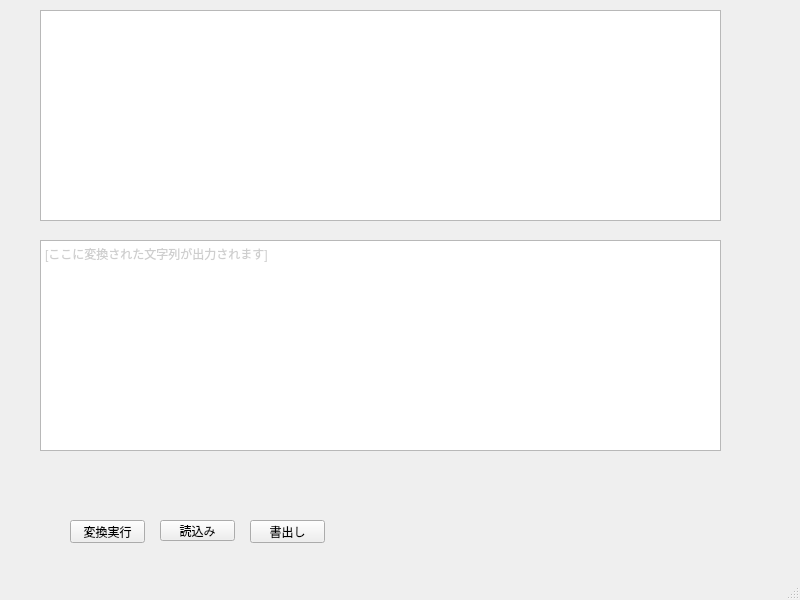
<?xml version="1.0" encoding="UTF-8"?>
<ui version="4.0">
 <class>MainWindow</class>
 <widget class="QMainWindow" name="MainWindow">
  <property name="geometry">
   <rect>
    <x>0</x>
    <y>0</y>
    <width>800</width>
    <height>600</height>
   </rect>
  </property>
  <property name="windowTitle">
   <string>MainWindow</string>
  </property>
  <widget class="QWidget" name="centralwidget">
   <widget class="QTextEdit" name="Textbox_red">
    <property name="geometry">
     <rect>
      <x>40</x>
      <y>10</y>
      <width>681</width>
      <height>211</height>
     </rect>
    </property>
    <property name="html">
     <string>&lt;!DOCTYPE HTML PUBLIC &quot;-//W3C//DTD HTML 4.0//EN&quot; &quot;http://www.w3.org/TR/REC-html40/strict.dtd&quot;&gt;
&lt;html&gt;&lt;head&gt;&lt;meta name=&quot;qrichtext&quot; content=&quot;1&quot; /&gt;&lt;style type=&quot;text/css&quot;&gt;
p, li { white-space: pre-wrap; }
&lt;/style&gt;&lt;/head&gt;&lt;body style=&quot; font-family:'MS UI Gothic'; font-size:9pt; font-weight:400; font-style:normal;&quot;&gt;
&lt;p style=&quot;-qt-paragraph-type:empty; margin-top:0px; margin-bottom:0px; margin-left:0px; margin-right:0px; -qt-block-indent:0; text-indent:0px;&quot;&gt;&lt;br /&gt;&lt;/p&gt;&lt;/body&gt;&lt;/html&gt;</string>
    </property>
   </widget>
   <widget class="QTextEdit" name="Textbox_send">
    <property name="geometry">
     <rect>
      <x>40</x>
      <y>240</y>
      <width>681</width>
      <height>211</height>
     </rect>
    </property>
    <property name="html">
     <string>&lt;!DOCTYPE HTML PUBLIC &quot;-//W3C//DTD HTML 4.0//EN&quot; &quot;http://www.w3.org/TR/REC-html40/strict.dtd&quot;&gt;
&lt;html&gt;&lt;head&gt;&lt;meta name=&quot;qrichtext&quot; content=&quot;1&quot; /&gt;&lt;style type=&quot;text/css&quot;&gt;
p, li { white-space: pre-wrap; }
&lt;/style&gt;&lt;/head&gt;&lt;body style=&quot; font-family:'MS UI Gothic'; font-size:9pt; font-weight:400; font-style:normal;&quot;&gt;
&lt;p style=&quot; margin-top:0px; margin-bottom:0px; margin-left:0px; margin-right:0px; -qt-block-indent:0; text-indent:0px;&quot;&gt;&lt;span style=&quot; color:#cecece;&quot;&gt;[ここに変換された文字列が出力されます]&lt;/span&gt;&lt;/p&gt;&lt;/body&gt;&lt;/html&gt;</string>
    </property>
   </widget>
   <widget class="QPushButton" name="Button_run">
    <property name="geometry">
     <rect>
      <x>70</x>
      <y>520</y>
      <width>75</width>
      <height>23</height>
     </rect>
    </property>
    <property name="text">
     <string>変換実行</string>
    </property>
   </widget>
   <widget class="QPushButton" name="Botton_read_cb">
    <property name="geometry">
     <rect>
      <x>160</x>
      <y>520</y>
      <width>75</width>
      <height>21</height>
     </rect>
    </property>
    <property name="text">
     <string>読込み</string>
    </property>
   </widget>
   <widget class="QPushButton" name="Button_write">
    <property name="geometry">
     <rect>
      <x>250</x>
      <y>520</y>
      <width>75</width>
      <height>23</height>
     </rect>
    </property>
    <property name="text">
     <string>書出し</string>
    </property>
   </widget>
  </widget>
  <widget class="QMenuBar" name="menubar">
   <property name="geometry">
    <rect>
     <x>0</x>
     <y>0</y>
     <width>800</width>
     <height>21</height>
    </rect>
   </property>
  </widget>
  <widget class="QStatusBar" name="statusbar"/>
 </widget>
 <resources/>
 <connections/>
</ui>
